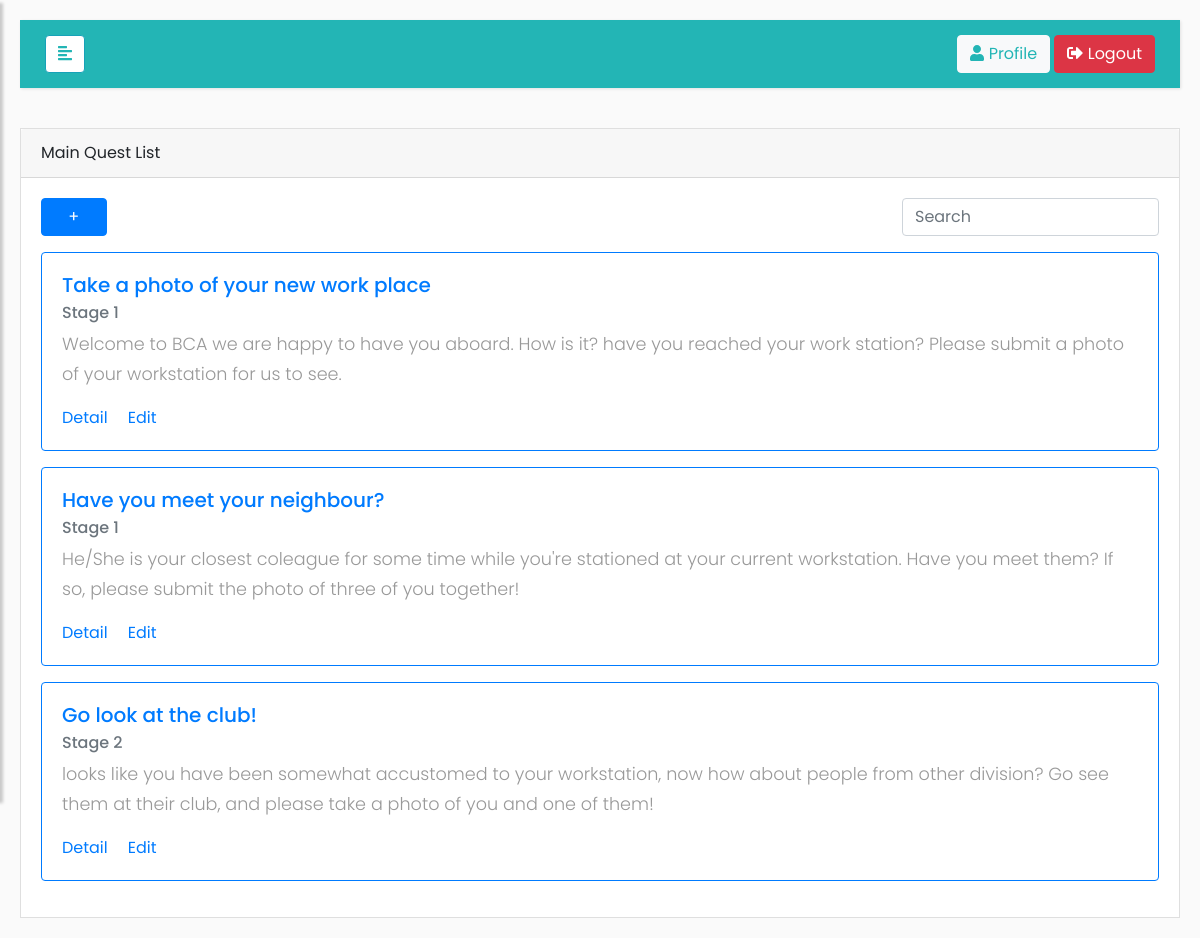
/main_quest.php (signed in), run on the app's committed database.
### tables this page shows
create table quest(
	id int auto_increment primary key,
	title varchar (100),
	subtitle varchar (500),
	is_main boolean,
	type varchar(20),
	stage int,
	issued_by int,
	deadline int,
	reward int,
	issued_to int,
	completed boolean default 0,
	FOREIGN key (issued_to) REFERENCES user(id),
	FOREIGN key (issued_by) REFERENCES user(id)
	 
	 
	 
	 
);

### main_quest.php (the view, shortened to what this page needs)
<div class="card table-responsive" style="border-radius: 0px !important;">
    <div class="card-header">
        Main Quest List
    </div>
    <div class="card-body">
		<div class="row">
			<div class="col-sm-1">
				<a href="create_quest.php"><button type="button" class="btn btn-primary btn-block">+</button></a>
			</div>
			<div class="col-sm-8">
			</div>
			<div class="col-sm-3">
				<input class="form-control" type="text" placeholder="Search" aria-label="Search" style="margin-bottom: 1rem">
			</div>
		</div>
		<?php
			require('dbcon.php');
	        $sql = "SELECT * FROM quest where issued_by = ". $_SESSION['id'];
	        $result = $conn->query($sql);
	        if ($result->num_rows>0) {
	          while($row = $result->fetch_assoc()) {
	            echo '<div class="card border-primary mb-12"  style="margin-bottom: 1rem">';
	            echo '<div class="card-body text-primary">';
	            $completed = '';
	            echo '<h5 class="card-title">'.$row['title']." ".$completed.'</h5>';
	            if($row['is_main']==1) echo '<h6 class="card-subtitle mb-2 text-muted">Stage '.$row['stage'].'</h6>';
	            echo '<p class="card-text">'.$row['subtitle'].'</p>	';
	            echo '<a href="#" class="card-link">Detail</a>';
	            if (!($row['is_main']==0 and $row['completed']==1))echo '<a href="#" class="card-link">Edit</a>';
	            echo "</div></div>";
	          }
	        }
		?><!--
	</div>
</div>

### Style/style3.css (style rules this page uses)
body { font-family: 'Poppins', sans-serif; background: #fafafa; }
p { font-family: 'Poppins', sans-serif; font-size: 1.1em; font-weight: 300; line-height: 1.7em; color: #999; }
a, a:hover, a:focus { color: inherit; text-decoration: none; transition: all 0.3s; }
.navbar { padding: 15px 10px; background: #23b5b5; border: none; border-radius: 0; margin-bottom: 40px; box-shadow: 1px 1px 3px rgba(0, 0, 0, 0.1); }
#content { width: 100%; padding: 20px; min-height: 100vh; transition: all 0.3s; position: absolute; top: 0; right: 0; }
.mainbg { margin: 15px; padding: 0px; background-color: rgba(255,255,255,0.5); }

### data on the page
quest: title "Take a photo of your new work place", stage "1", subtitle "Welcome to BCA we are happy to have you aboard. How is it? have you reached your work station? Please submit a photo of your workstation for us to see.", is_main "Edit"
quest: title "Have you meet your neighbour?", stage "1", subtitle "He/She is your closest coleague for some time while you're stationed at your current workstation. Have you meet them? If so, please submit the photo of three of you together!", is_main "Edit"
quest: title "Go look at the club!", stage "2", subtitle "looks like you have been somewhat accustomed to your workstation, now how about people from other division? Go see them at their club, and please take a photo of you and one of them!", is_main "Edit"
